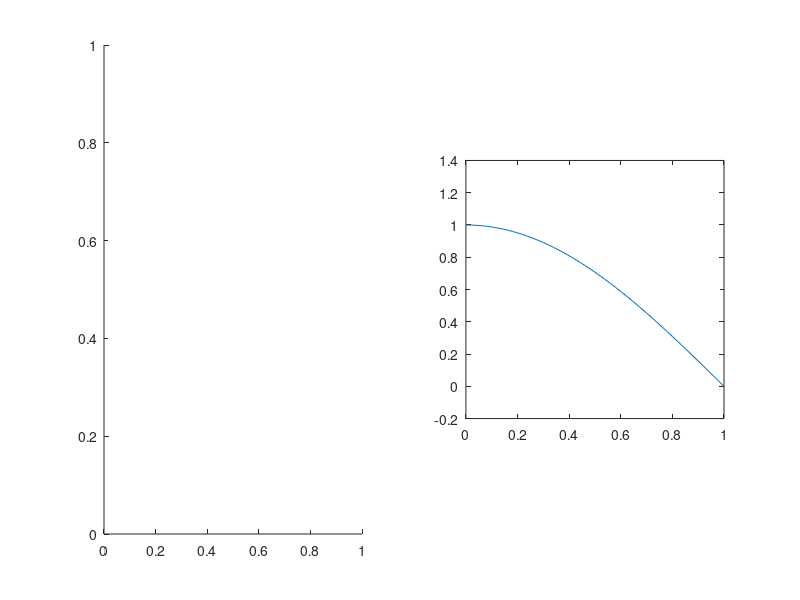

Source code (MATLAB):
% confirm that rotation works fine, N=2, N=3 and N=100
% rotate in a cartesian plane

clear all
N = 100; 
opt_slerp =0;  % 1 for slerp and ~=1 for rotors
opt_map =1;    % 1 for mapping between initial and final vecs. theta deteremined by initial angle
col = [204 194 193]/255; 

% initial plots
if N <=3; plt_opt = 1; else; plt_opt =0; end

% Create the matrix whose eigenvector are to be rotated
 Mat0 = rand(N,N);  
 Mat0 = 0.5*(Mat0 + Mat0');
 
[eigV0,DV0] = eig(Mat0);
[lam1,I]= sort(diag(DV0));
eigV0 = eigV0(:,I);
V1  = eigV0(:,N);     V2 = eigV0(:,N-1);

% Specify axes of rotation-plane
if N==3
Ax1 = [1; zeros(N-1,1)]; 
Ax2 = [0; 1; zeros(N-2,1)];
else 
Ax1 = V1; 
Ax2 = V2;
end

%%%  calculate the components of bivector
B = zeros(N,N); 
for i = 1:N
    for j = i+1:N
        B(i,j) = Ax1(i)*Ax2(j) - Ax2(i)*Ax1(j); 
    end
end

% make the skew-symmetric matrix
B = B - B';

% define rotation matrix
if opt_map ==1
    th = acos(Ax2'*Ax1);
else
    th = pi/2;
end
R = expm(th*B);

sv = linspace(0,1,51); 


% generate an plot initial axes
ax_mat = eye(N); 
origin = zeros(N,1); 

if plt_opt ==1
figure(1); subplot(1,2,1)
    if N==2
        quiver(origin,origin,ax_mat(:,1), ax_mat(:,2),1,'k','LineWidth',2)
        hold on  
        quiver(origin(1),origin(2),Ax1(1), Ax1(2),1,'b','LineWidth',2)
        if opt_slerp ==1
            quiver(origin(1),origin(2),V2(1), V2(2),1,'b','LineWidth',2)  
        end
        xlabel('x')
        ylabel('y')
        set(gca,'fontsize',14)
    else
        quiver3(origin',origin',origin',ax_mat(1,:), ax_mat(2,:),ax_mat(3,:),1.5,'k','LineWidth',2)
        hold on  
        % plot initial vector that is to be rotated
        quiver3(0,0,0, V1(1), V1(2),V1(3),1.2,'b','LineWidth',2)
%         if opt_map ==1
%             quiver3(0,0,0, Ax2(1), Ax2(2),Ax2(3),1.5,'b','LineWidth',2)
%         end
        xlabel('x')
        ylabel('y')
        zlabel('z')
        set(gca,'fontsize',14)
    %   set view angle
	th_view = deg2rad(129.3); 	ph_view = deg2rad(34.37+180); 
	view([cos(th_view)*cos(ph_view), cos(th_view)*sin(ph_view), sin(th_view)]); 
    hold on 
    end
end
%%%
achk = zeros(N,size(sv,2));

for js = 1:size(sv,2)
    s = sv(js);
    
        % using rotation matrix
        Rs = expm(-s*th*B);        
        MatR = Rs*Mat0*Rs';
        
        [eigV0, DV0] = eig(Mat0);
        [lam0,I0] = sort(diag(DV0));
        eigV0 = eigV0(:,I0);
        
        [eigV1,DV1] = eig(MatR); 
        [lam2,I2]= sort(diag(DV1));
        eigV1 = eigV1(:,I2);
%       norm(abs([eigV1 Rs*eigV0]))
        
        V0 = eigV0(:,N);
        Vt = Rs*V0;  
        norm_chk(js) = norm(Vt);
        detmnt(js) = det(Rs);
        alignmnt(js) = Vt'*V0; % calculate alignment with components parallel to plane 
    
        if plt_opt==1 
        figure(1)
        subplot(1,2,1)
        if N==2
            quiver(origin,origin,ax_mat(:,1), ax_mat(:,2),1,'k','LineWidth',2)
            hold on  
            quiver(origin(1),origin(2), Vt(1), Vt(2),1,'LineWidth',2)
            drawnow
            axis equal
        elseif N==3
             quiver3(0,0,0,Vt(1), Vt(2), Vt(3),1,'LineWidth',2, 'color',col)
%             quiver3(0,0,0,eigV1(1,3), eigV1(2,3), eigV1(3,3),1,'LineWidth',2)
             hold on     
             % set view angle
             th_view = deg2rad(129.3); 	ph_view = deg2rad(34.37+180); 
             
             drawnow
             axis equal
        end
        subplot(1,2,2)
        end
        
end

subplot(1,2,1)
if N==3
quiver3(0,0,0, Vt(1), Vt(2),Vt(3),1.2,'r','LineWidth',2)
end

subplot(1,2,2)
plot(sv,alignmnt)
hold on
axis square








